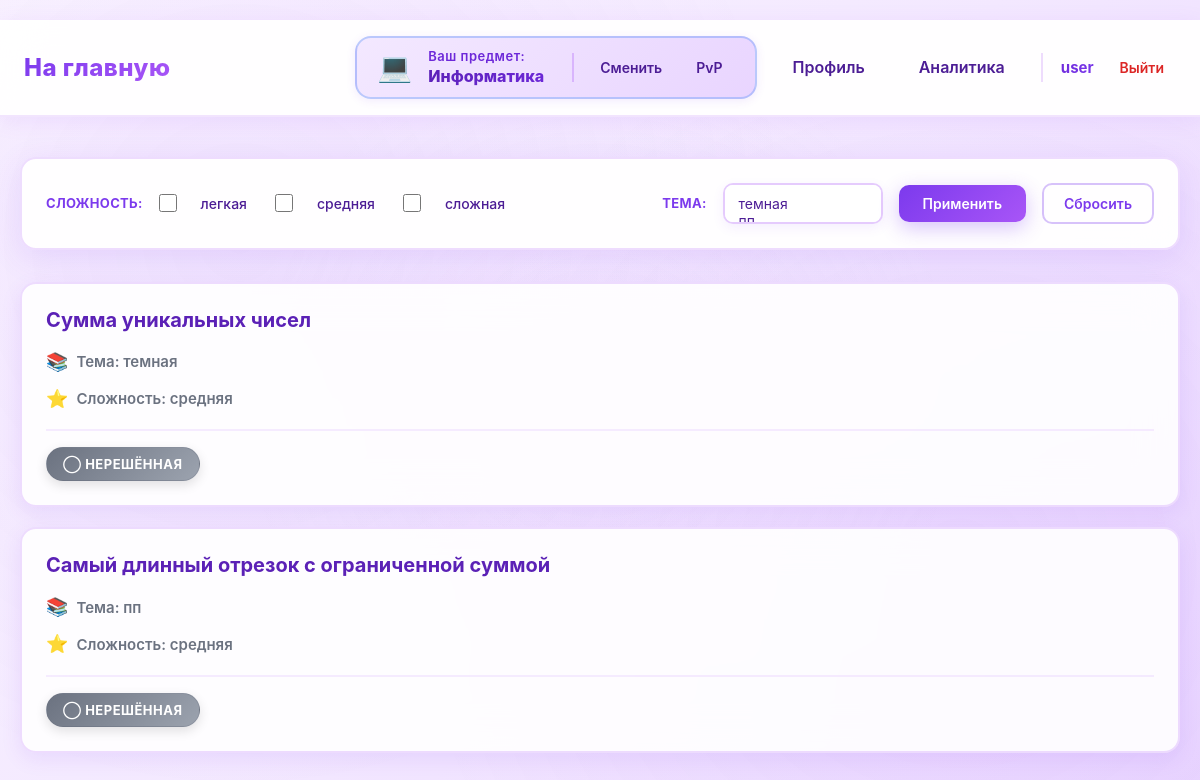
The app's page /информатика/ (signed in) with its own data.
### data/users.py (models this page shows, shortened)
class User(SqlAlchemyBase, UserMixin):
    __tablename__ = 'users'
    id = sqlalchemy.Column(sqlalchemy.Integer,
                           primary_key=True, autoincrement=True)
    name = sqlalchemy.Column(sqlalchemy.String, nullable=True)
    email = sqlalchemy.Column(sqlalchemy.String,
                              index=True, unique=True, nullable=True)
    hashed_password = sqlalchemy.Column(sqlalchemy.String, nullable=True)
    elo_rating = sqlalchemy.Column(sqlalchemy.Float, default=1000)
    admin = sqlalchemy.Column(sqlalchemy.Boolean, default=0)
    ban = sqlalchemy.Column(sqlalchemy.Boolean, default=0)
    created_date = sqlalchemy.Column(sqlalchemy.DateTime,
                                     default=datetime.datetime.now)
    submissions = orm.relationship("Submissions", back_populates="user")

### data/tasks.py (models this page shows)
class Tasks(SqlAlchemyBase):
    __tablename__ = 'tasks'
    id = sqlalchemy.Column(sqlalchemy.Integer,
                           primary_key=True, autoincrement=True)
    subject = sqlalchemy.Column(sqlalchemy.Text, nullable=True)
    title = sqlalchemy.Column(sqlalchemy.Text, nullable=True)
    statement = sqlalchemy.Column(sqlalchemy.Text, nullable=True)
    input_format = sqlalchemy.Column(sqlalchemy.Text, nullable=True)
    output_format = sqlalchemy.Column(sqlalchemy.Text, nullable=True)
    memory_limit = sqlalchemy.Column(sqlalchemy.Integer, nullable=True)
    time_limit = sqlalchemy.Column(sqlalchemy.Integer, nullable=True)
    difficulty = sqlalchemy.Column(sqlalchemy.Text, nullable=True)
    created_at = sqlalchemy.Column(sqlalchemy.DateTime,
                                     default=datetime.datetime.now)
    task_tests = orm.relationship("TaskTest", back_populates='tasks')
    submissions = orm.relationship("Submissions", back_populates="tasks")
    theme = sqlalchemy.Column(sqlalchemy.Text, nullable=True)

### main.py (the view)
@app.route("/<subject>/")
@login_required
@user_ban
def index(subject=None):
    if subject not in subjects:
        abort(404)
    session['subject'] = subject
    if request.path == '/' or 'subject' in request.path:
        return redirect('/subject/choice')
    db_sess = db_session.create_session()
    sort_by = request.args.get('sort_by')
    difficulties = db_sess.query(Tasks.difficulty).filter(Tasks.subject == subject).distinct().all()
    difficulties = [d[0] for d in difficulties if d[0]]
    themes = db_sess.query(Tasks.theme).filter(Tasks.subject == subject).distinct().all()
    themes = [t[0] for t in themes if t[0]]
    selected_difficulties = request.args.getlist('difficulty')
    selected_themes = request.args.getlist('theme')
    query = db_sess.query(Tasks).filter(Tasks.subject == subject)
    if selected_difficulties:
        query = query.filter(Tasks.difficulty.in_(selected_difficulties))
    if selected_themes:
        query = query.filter(Tasks.theme.in_(selected_themes))
    if sort_by == 'difficulty':
        tasks = query.order_by(Tasks.difficulty).all()
    elif sort_by == 'theme':
        tasks = query.all()
    else:
        tasks = query.all()
    submissions = db_sess.query(Submissions)
    return render_template('tasks.html', tasks=tasks, subject=subject,
                           difficulties=difficulties, themes=themes, selected_difficulties=selected_difficulties,
                           selected_themes=selected_themes, sort_by=sort_by, Submissions=Submissions, submissions=submissions)

### data/db_session.py (called while the page is built)
def create_session() -> Session:
    global __factory
    return __factory()

### main.py (called while the page is built)
@login_manager.user_loader
def load_user(user_id):
    db_sess = db_session.create_session()
    return db_sess.get(User, user_id)

def user_ban(func):
    @wraps(func)
    def wrapper(*args, **kwargs):
        if current_user.ban:
            abort(403)
        return func(*args, **kwargs)
    return wrapper

### templates/tasks.html (shortened to what this page needs)
{% extends "base.html" %}
{% block styles %}
<link rel="stylesheet" href="{{ url_for('static', filename='tasks.css') }}">
{% endblock %}
{% block content %}
<form method="get">
    <h3>Сложность:</h3>
    {% for difficulty in ['легкая', 'средняя', 'сложная'] %}
    <input type="checkbox" name="difficulty" value="{{ difficulty }}"
           id="diff_{{ loop.index }}" {% if difficulty in selected_difficulties %}checked{% endif %}>
    <label for="diff_{{ loop.index }}">{{ difficulty }}</label>
    {% endfor %}
    <h3 style="margin-left: auto;">Тема:</h3>
    <select name="theme" multiple size="1">
    {% for theme in themes %}
    <option value="{{ theme }}"
            {% if theme in selected_themes %}selected{% endif %}>
    </option>
    {% endfor %}
    </select>
    <input type="submit" value="Применить">
    <a href="/{{ subject }}/">Сбросить</a>
</form>
{% if tasks %}
    {% for task in tasks %}
    <div class="col-md-6 border rounded" style="margin-bottom: 20px;">
        <li>
          <a href="{{ url_for('training', subject=subject, task_id=task.id) }}">
            {{ task.title }}
          </a>
        </li>
        <p>Тема: {{ task.theme or 'Не указана' }}</p>
        <p>Сложность: {{ task.difficulty or 'Не указана' }}</p>
        <div class="task-meta">
            {% if submissions.filter(Submissions.task_id == task.id).filter(Submissions.verdict == 'OK').all() != [] %}
            <span class="status-badge badge-success">✓ Решено верно</span>
            {% elif submissions.filter(Submissions.task_id == task.id).all() != [] %}
            <span class="status-badge badge-danger">✗ Решено неверно</span>
            {% else %}
            <span class="status-badge badge-default">◯ Нерешённая</span>
            {% endif %}
        </div>
    </div>
    {% endfor %}
{% else %}
    <p>Задачи отсутствуют.</p>
{% endif %}
{% endblock %}

### templates/base.html (shortened to what this page needs)
﻿<!doctype html>
<html lang="ru">
<head>
    <link rel="stylesheet" href="{{ url_for('static', filename='base.css') }}">
    {% block styles %}{% endblock %}
</head>
<body>
<header class="site-header">
    <nav class="navbar">
        <div class="nav-left">
            {% if session.get('subject') and session.get('subject') != 'subject' %}
            <a class="logo" href="/{{ session.get('subject') }}/">На главную</a>
            {% else %}
            <a class="logo" href="/">На главную</a>
            {% endif %}
        </div>
        <div class="nav-right">
            {% if current_user.is_authenticated %}
                {% if subject != 'subject' and subject != None %}
                <div class="subject-info" data-subject="{{ subject }}">
                    <div class="subject-icon"></div>
                    <div class="subject-info-content">
                        <div class="subject-label">Ваш предмет:</div>
                        <div class="subject-name">{{ subject|capitalize }}</div>
                    </div>
                    <div class="subject-actions">
                        <a class="nav-link" href="/subject/choice">Сменить</a>
                        <a class="nav-link" href="/{{ subject }}/pvp">PvP</a>
                    </div>
                </div>
                {% endif %}
                <a class="nav-link" href="/profile">Профиль</a>
                <a class="nav-link" href="/analytics">Аналитика</a>
                <div class="user-menu">
                    <span class="username">{{ current_user.name }}</span>
                    <a class="logout" href="/logout">Выйти</a>
                </div>
            {% else %}
                <a class="btn btn-outline" href="/login">Войти</a>
                <a class="btn btn-primary" href="/register">Регистрация</a>
            {% endif %}
        </div>
    </nav>
</header>
<main class="page-content">
    {% block content %}{% endblock %}
</main>
</body>
</html>

### static/base.css (style rules this page uses)
* { box-sizing: border-box; margin: 0; padding: 0; font-family: "Inter", "Segoe UI", Arial, sans-serif; }
body { background: linear-gradient(135deg, #faf5ff 0%, #f3e8ff 50%, #e9d5ff 100%); background-attachment: fixed; color: #1f2937; min-height: 100vh; position: relative; }
body::before { content: ''; position: fixed; top: 0; left: 0; right: 0; bottom: 0; background: radial-gradient(circle at 20% 30%, rgba(168, 85, 247, 0.08) 0%, transparent 50%), radial-gradient(circle at 80% 70%, rgba(192, 132, 252, 0.08) 0%, transparent 50%), radial-gradient(circle at 50% 50%, rgba(233, 213, 255, 0.1) 0%, transparent 50%); pointer-events: none; z-index: 0; }
.site-header { background: rgba(255, 255, 255, 0.95); backdrop-filter: blur(20px); border-bottom: 2px solid rgba(168, 85, 247, 0.15); box-shadow: 0 4px 20px rgba(168, 85, 247, 0.1); position: relative; z-index: 100; }
.navbar { max-width: 1200px; margin: 0 auto; padding: 16px 24px; display: flex; align-items: center; justify-content: space-between; }
.logo { font-size: 24px; font-weight: 800; text-decoration: none; background: linear-gradient(135deg, #7c3aed, #a855f7); -webkit-background-clip: text; -webkit-text-fill-color: transparent; background-clip: text; letter-spacing: 0.5px; transition: all 0.3s ease; position: relative; }
.logo::after { content: ''; position: absolute; bottom: -4px; left: 0; width: 0; height: 3px; background: linear-gradient(90deg, #7c3aed, #a855f7); border-radius: 2px; transition: width 0.3s ease; }
.nav-left, .nav-right { display: flex; align-items: center; gap: 18px; position: relative; z-index: 10; }
.nav-link { text-decoration: none; color: #4c1d95; font-weight: 600; padding: 10px 18px; border-radius: 12px; transition: all 0.3s ease; position: relative; background: transparent; }
.subject-info { display: flex; align-items: center; gap: 16px; background: linear-gradient(135deg, #f3e8ff, #e9d5ff); padding: 10px 20px; border-radius: 16px; border: 2px solid rgba(168, 85, 247, 0.2); box-shadow: 0 2px 10px rgba(124, 58, 237, 0.1); transition: all 0.3s ease; }
.subject-icon { font-size: 28px; line-height: 1; }
.subject-label { font-size: 13px; color: #6d28d9; font-weight: 600; letter-spacing: 0.5px; }
.subject-name { font-size: 16px; font-weight: 800; color: #4c1d95; background: linear-gradient(135deg, #5b21b6, #6d28d9); -webkit-background-clip: text; -webkit-text-fill-color: transparent; background-clip: text; line-height: 1.3; }
.subject-info-content { display: flex; flex-direction: column; gap: 2px; }
.subject-actions { display: flex; align-items: center; gap: 10px; margin-left: 12px; padding-left: 14px; border-left: 2px solid rgba(168, 85, 247, 0.3); }
.subject-actions .nav-link { padding: 6px 12px; font-size: 14px; min-width: auto; }
.subject-info[data-subject="информатика"] .subject-icon::before { content: '💻'; }
.subject-info[data-subject="информатика"] { border-color: rgba(59, 130, 246, 0.3); }
.user-menu { display: flex; align-items: center; gap: 14px; padding-left: 18px; border-left: 2px solid rgba(168, 85, 247, 0.2); }
.username { font-size: 15px; font-weight: 700; color: #5b21b6; background: linear-gradient(135deg, #6d28d9, #7c3aed); -webkit-background-clip: text; -webkit-text-fill-color: transparent; background-clip: text; }
.logout { text-decoration: none; font-size: 14px; color: #dc2626; font-weight: 600; padding: 6px 12px; border-radius: 8px; transition: all 0.2s ease; }
.page-content { max-width: 1200px; margin: 40px auto; padding: 0 20px; position: relative; z-index: 10; animation: fadeIn 0.6s ease-out; }
h1, h2, h3, h4, h5, h6 { color: #5b21b6; font-weight: 800; }
p { color: #374151; line-height: 1.6; }
a { color: #7c3aed; }
input, textarea, select { background: #ffffff; border: 2px solid rgba(168, 85, 247, 0.2); border-radius: 10px; padding: 12px 16px; color: #1f2937; font-size: 14px; transition: all 0.3s ease; }

### records on screen
User: name "user"
Tasks: title "Сумма уникальных чисел", theme "темная", difficulty "средняя", shows "◯ НЕРЕШЁННАЯ"
Tasks: title "Самый длинный отрезок с ограниченной суммой", theme "пп", difficulty "средняя", shows "◯ НЕРЕШЁННАЯ"

### other values on screen
{{ subject|capitalize }} "Информатика"
{{ difficulty }} "легкая" "средняя" "сложная"
